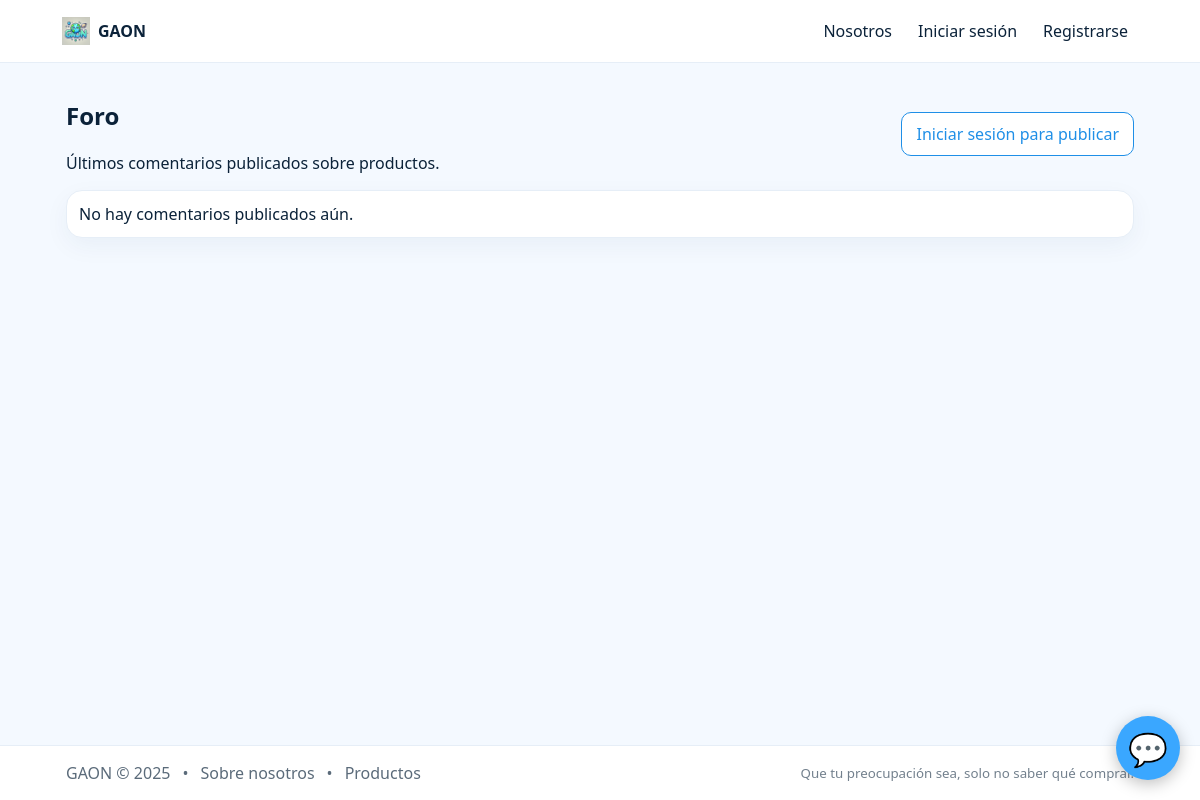
The app's page /foro/, older data.
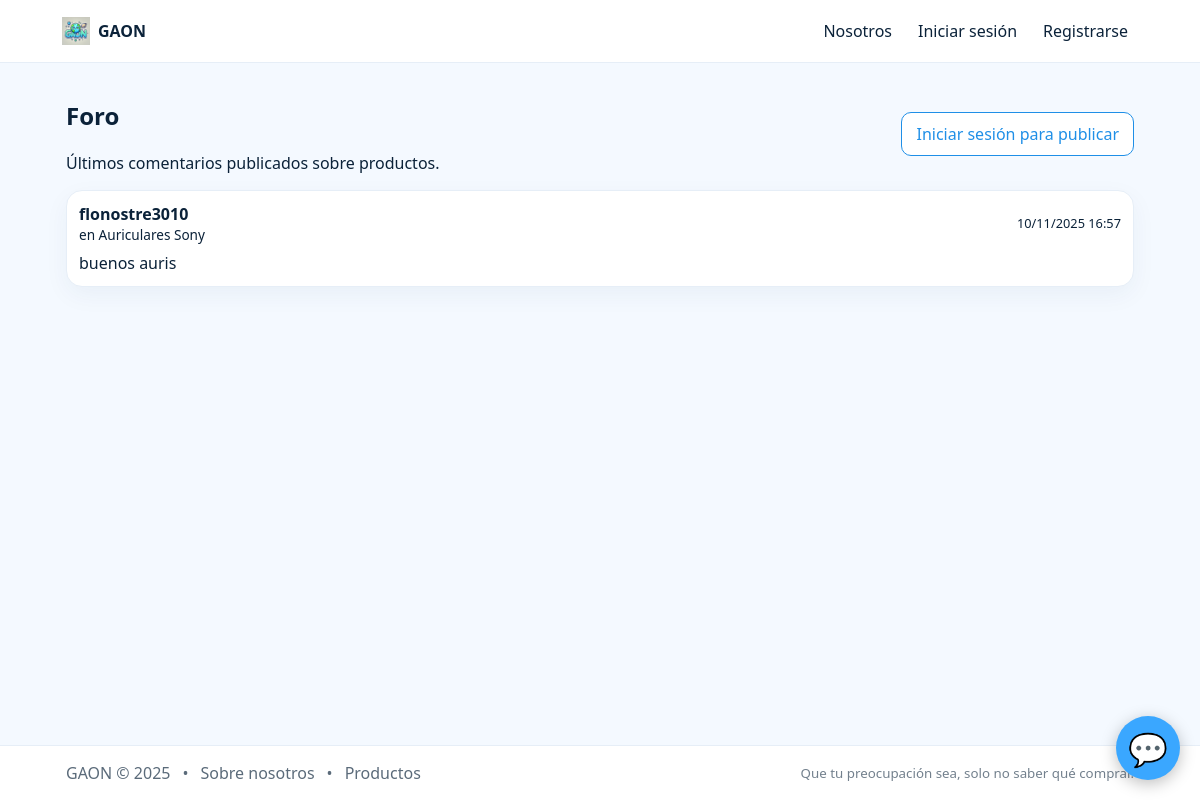
The same page, newer data.
### foro/models.py (models this page shows, shortened)
class Comentario(models.Model):
    producto = models.ForeignKey(Product, on_delete=models.CASCADE)
    autor = models.ForeignKey(settings.AUTH_USER_MODEL, on_delete=models.CASCADE)
    texto = models.TextField()
    creado_en = models.DateTimeField(auto_now_add=True)

### users/models.py (models this page shows)
class CustomUser(AbstractUser):
    telefono = models.CharField(max_length=20, blank=True)
    rol = models.CharField(max_length=20, choices=[('cliente','Cliente'),('admin','Administrador')], default='cliente')
    def __str__(self):
        return self.username

### products/models.py (models this page shows, shortened)
class Product(models.Model):
    user = models.ForeignKey(
        settings.AUTH_USER_MODEL,
        on_delete=models.CASCADE,
        null=True,
        blank=True,
        related_name="products",
    )
    nombre = models.CharField(max_length=100)
    precio = models.DecimalField(max_digits=10, decimal_places=2)
    descripcion = models.TextField(blank=True)
    stock = models.IntegerField(default=0)
    imagen = models.ImageField(upload_to=product_upload_to, blank=True, null=True)
    image_url = models.URLField(blank=True)  # ⬅️ clave para usar imágenes reales de FakeStore
    activo = models.BooleanField(default=True)
    creado_en = models.DateTimeField(auto_now_add=True)
    class Meta:
        ordering = ["-creado_en"]

### foro/web_views.py (the view)
# urls.py: path('', foro_home, name='home'),
def foro_home(request):
    qs = Comentario.objects.select_related('autor', 'producto').order_by('-creado_en')
    paginator = Paginator(qs, 20)  # 20 comentarios por página
    page_number = request.GET.get('page') or 1
    page_obj = paginator.get_page(page_number)
    return render(request, 'foro/home.html', {'page_obj': page_obj})

### templates/foro/home.html (shortened to what this page needs)
{% extends 'base.html' %}
{% block content %}
<section class="section">
  <div style="display:flex;justify-content:space-between;align-items:center;gap:12px;">
    <div>
      <h1>Foro</h1>
      <p class="text-muted">Últimos comentarios publicados sobre productos.</p>
    </div>
    {% if request.user.is_authenticated %}
      <a class="btn" href="{% url 'foro:post-create' %}">Nueva publicación</a>
    {% else %}
      <a class="btn outline" href="/login/">Iniciar sesión para publicar</a>
    {% endif %}
  </div>
  <div style="display:flex;flex-direction:column;gap:12px;">
    {% for c in page_obj %}
      <div class="card pad">
        <div style="display:flex;justify-content:space-between;align-items:center;gap:8px;flex-wrap:wrap">
          <div>
            <strong style="font-size:1rem">{{ c.autor }}</strong>
            <div class="text-muted" style="font-size:.85rem">en <a href="/products/{{ c.producto.id }}/">{{ c.producto.nombre }}</a></div>
          </div>
          <div class="text-muted" style="font-size:.8rem">{{ c.creado_en|date:"SHORT_DATETIME_FORMAT" }}</div>
        </div>
        <div style="margin-top:8px; white-space:pre-wrap">{{ c.texto }}</div>
      </div>
    {% empty %}
      <div class="card pad">No hay comentarios publicados aún.</div>
    {% endfor %}
  </div>
</section>
{% endblock %}

Row changes from the older to the newer data that the page shows:
added Comentario: autor "flonostre3010", producto.nombre "Auriculares Sony", creado_en "10/11/2025 16:57", texto "buenos auris"
Text that changed along with them:
text no longer shown: "No hay comentarios publicados aún."
